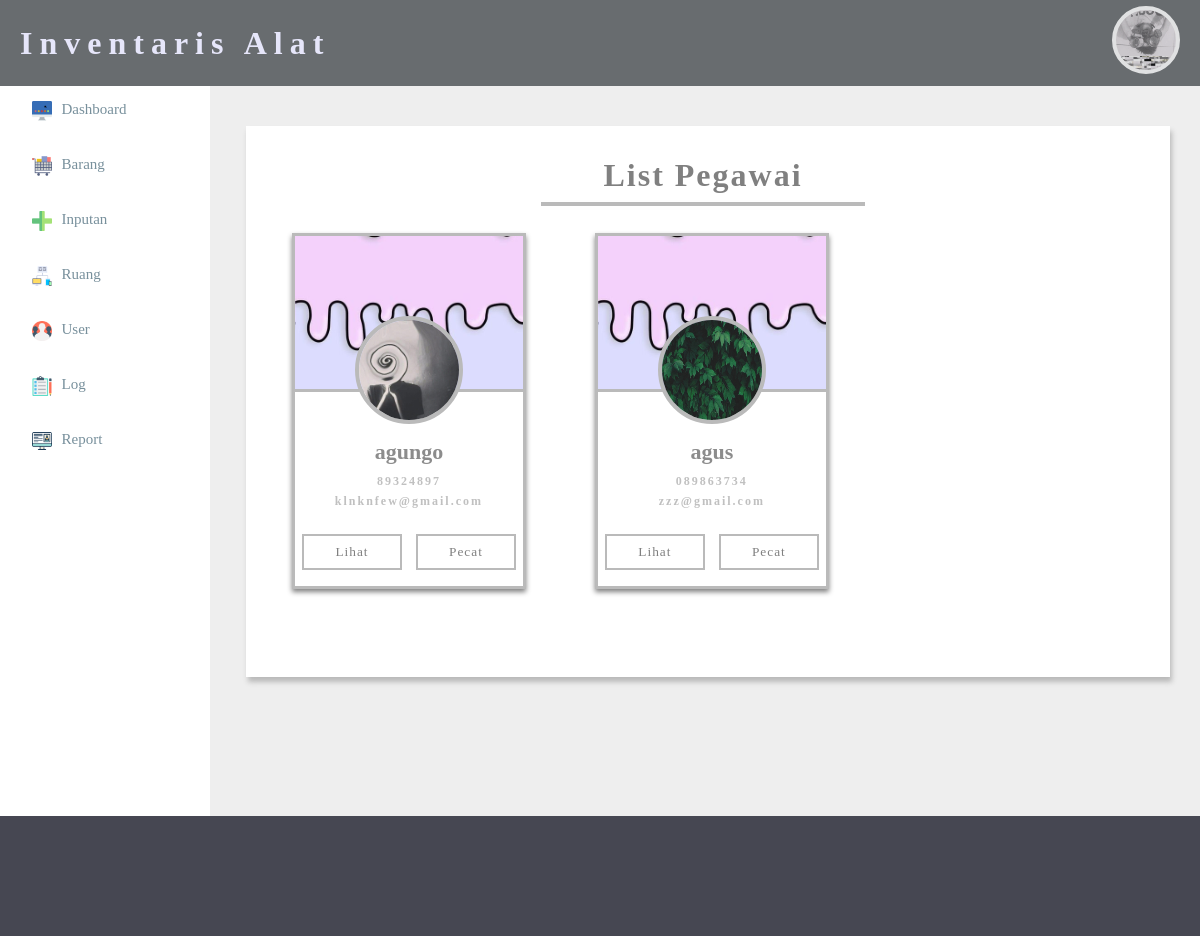
The app's page /admin/list_pegawai.php (signed in) with its own data.
### tables this page shows
CREATE TABLE IF NOT EXISTS `pegawai` (
  `id` int(11) NOT NULL AUTO_INCREMENT,
  `username` varchar(50) NOT NULL,
  `password` varchar(50) NOT NULL,
  `nama_depan` varchar(30) NOT NULL,
  `nama_belakang` varchar(30) NOT NULL,
  `no_telepon` varchar(15) NOT NULL,
  `email` varchar(50) NOT NULL,
  `umur` int(11) NOT NULL,
  `alamat` text NOT NULL,
  `pertayaan` varchar(50) NOT NULL,
  `jawaban` varchar(50) NOT NULL,
  `nama_gambar` varchar(70) NOT NULL,
  `ukuran` int(11) NOT NULL,
  `tipe` varchar(70) NOT NULL,
  PRIMARY KEY (`id`)
);

### admin/list_pegawai.php (the view, shortened to what this page needs)
<html>
<head>
	<link rel="stylesheet" type="text/css" href="../css/admin_css.css">
	<link rel="stylesheet" type="text/css" href="../css/tabs.css">
	<link rel="stylesheet" type="text/css" href="../css/list.css">
</head>
<body>
	<?php
		include 'header.php';
	 ?>
 <div class="a">
 	<div class="owe">
	 	<h1>List Pegawai</h1>
	 	<hr>
	 	<?php
	 		$sql = mysql_query("SELECT * FROM pegawai");
	 		while ($data=mysql_fetch_array($sql)) { ?>
	 			<div class="list">
	 				<div class="jelly">
	 					<center>
		 					<div class="profile_admin">
								<img src="../gambar_profile/<?php echo $data['nama_gambar']; ?>">
							</div>
							<h4><?php echo $data['nama_depan']; ?></h4>
							<h3><?php echo $data['no_telepon']; ?></h3>
							<h3><?php echo $data['email']; ?></h3>
							<a href="profile_singkat_pegawai.php?idpro=<?php echo $data['id']; ?>">
	 							<button style="float: left; margin-left: 7px;">Lihat</button>
	 						</a>
	 						<a onclick="return konfirmasi()" href="pecat.php?idpro=<?php echo $data['id']; ?>">
	 							<button style="float: right; margin-right: 7px;">Pecat</button>
	 						</a>
		 				</center>
	 				</div>
	 			</div>
	 	<?php } ?>
	</div>
 </div>
	<?php
		include 'sisi.php';
	 ?>
<div class="c">
</div>
</body>
</html>

### css/admin_css.css (style rules this page uses)
body { margin: 0; padding: 0; font-family: helvetica; }
.a { width: 77%; padding-top: 10px; padding-left: 3%; padding-right: 2.5%; height: 720px; float: right; background-color: #eee; }
.c { width: 100%; background-color: rgb(70, 71, 82); padding: 5%; float: right; }
.a a { text-decoration: none; }

### css/tabs.css (style rules this page uses)
img { margin-bottom:-5px }
a { color:inherit }

### css/list.css (style rules this page uses)
.list { width: 25%; height: 350px; padding: 0%; background-color: white; margin: 2%; margin-left: 5%; display: inline-block; border: 3px solid #bababa; box-shadow: 0px 3px 5px grey; }
.profile_admin { width: 100px; height: 100px; border: 4px solid #bababa; border-radius: 50%; background-size: cover; background-position: center; }
.profile_admin img { width: 100%; height: 100%; border-radius: 50%; }
.jelly { width: 100%; height: 21%; padding-top: 80px; background-image: url("../img/jelly.jpg"); background-size: cover; background-position: center; border-bottom: 3px solid #bababa; }
.list h4, .list h3 { margin-top: 15px; text-align: center; font-family: paranoid; font-size: 22px; color: grey; opacity: 0.9; }
.list h3 { margin-top: -20px; font-size: 12px; letter-spacing: 2px; color: #bababa; margin-bottom: 25px; }
.list button { width: 44%; padding: 3.5%; background-color: transparent; border:2px solid #bababa; color: grey; font-family: paranoid; letter-spacing: 1px; }
.a h1 { margin-bottom: 5px; color: grey; font-family: paranoid; letter-spacing: 2px; text-align: center; }
.a hr { width:35%; border: 2px solid #bababa; }

### admin/list_pegawai.php (style rules this page uses)
.a { background-color: #eeeeee; }
.owe { padding: 10px; padding-left: 0px; background-color: white; margin-top: 30px; padding-bottom: 70px; box-shadow: 2px 5px 5px #bababa; }

### records on screen
pegawai: nama_gambar (picture), nama_depan "agungo", no_telepon "89324897", email "klnknfew@gmail.com"
pegawai: nama_gambar (picture), nama_depan "agus", no_telepon "089863734", email "zzz@gmail.com"
